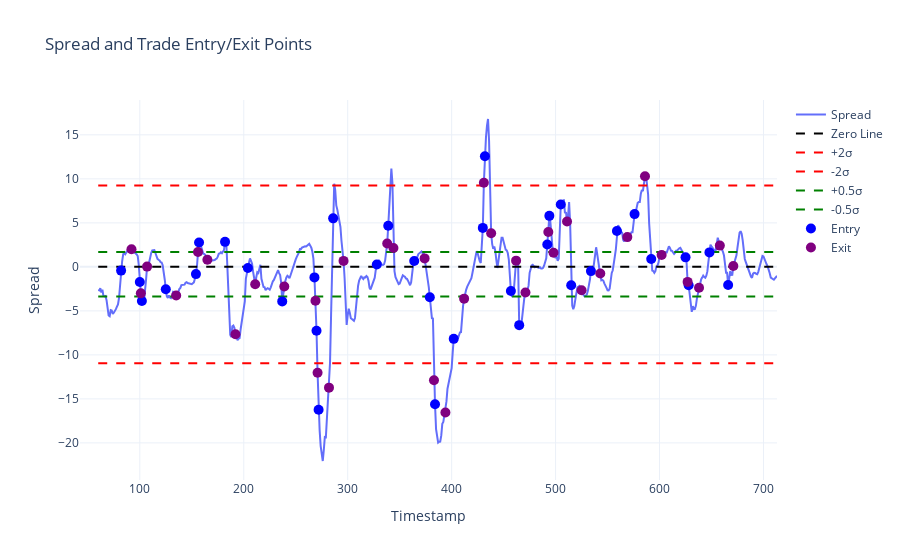

Notebook cell for this chart:
### Code cell
# Step-by-step trade logic
df = trade_df.copy()
df["position"] = 0  # 1: long spread, -1: short spread
df["trade_entry"] = False
df["trade_exit"] = False
df["pnl"] = 0.0

in_position = False
position_type = 0
entry_index = None
entry_spread = None

for i in range(len(df)):
    z = df["z_score"].iloc[i]
    spread = df["spread"].iloc[i]

    if not in_position:
        if z > 2:
            df.at[df.index[i], "position"] = -1
            df.at[df.index[i], "trade_entry"] = True
            in_position = True
            position_type = -1
            entry_index = i
            entry_spread = spread
        elif z < -2:
            df.at[df.index[i], "position"] = 1
            df.at[df.index[i], "trade_entry"] = True
            in_position = True
            position_type = 1
            entry_index = i
            entry_spread = spread
    else:
        stop_loss_triggered = (z > 3 and position_type == -1) or (z < -3 and position_type == 1)
        mean_reversion_triggered = abs(z) < 0.5
        timeout_triggered = i - entry_index >= 10

        if stop_loss_triggered or mean_reversion_triggered or timeout_triggered:
            df.at[df.index[i], "position"] = 0
            df.at[df.index[i], "trade_exit"] = True
            pnl = -(spread - entry_spread)
            df.at[df.index[i], "pnl"] = pnl
            in_position = False
            position_type = 0
            entry_index = None
            entry_spread = None
        else:
            df.at[df.index[i], "position"] = position_type

# Assuming 'df' is your DataFrame from the previous cell containing the computed spread, trade_entry, and trade_exit columns
spread_mean = df["spread"].mean()
spread_std = df["spread"].std()
fig = go.Figure()
# Plot the spread line
fig.add_trace(go.Scatter(x=df.index, y=df["spread"], mode="lines", name="Spread"))
# Plot horizontal lines: zero, ±2σ, and ±0.5σ
fig.add_trace(go.Scatter(x=[df.index[0], df.index[-1]], y=[0, 0], mode="lines", name="Zero Line", line=dict(dash="dash", color="black")))
fig.add_trace(go.Scatter(x=[df.index[0], df.index[-1]], y=[spread_mean + 2 * spread_std, spread_mean + 2 * spread_std], mode="lines", name="+2σ", line=dict(dash="dash", color="red")))
fig.add_trace(go.Scatter(x=[df.index[0], df.index[-1]], y=[spread_mean - 2 * spread_std, spread_mean - 2 * spread_std], mode="lines", name="-2σ", line=dict(dash="dash", color="red")))
fig.add_trace(go.Scatter(x=[df.index[0], df.index[-1]], y=[spread_mean + 0.5 * spread_std, spread_mean + 0.5 * spread_std], mode="lines", name="+0.5σ", line=dict(dash="dash", color="green")))
fig.add_trace(go.Scatter(x=[df.index[0], df.index[-1]], y=[spread_mean - 0.5 * spread_std, spread_mean - 0.5 * spread_std], mode="lines", name="-0.5σ", line=dict(dash="dash", color="green")))
# Scatter markers for trade entries and exits
entries_df = df[df["trade_entry"]]
exits_df = df[df["trade_exit"]]
fig.add_trace(go.Scatter(x=entries_df.index, y=entries_df["spread"], mode="markers", name="Entry", marker=dict(color="blue", size=10)))
fig.add_trace(go.Scatter(x=exits_df.index, y=exits_df["spread"], mode="markers", name="Exit", marker=dict(color="purple", size=10)))
fig.update_layout(title="Spread and Trade Entry/Exit Points", xaxis_title="Timestamp", yaxis_title="Spread", template="plotly_white")
fig.show()
fig.write_html('html_plot/spread.html')

### Figure 1 — Plotly figure (JSON) as saved in the notebook; plotly's stock layout.template omitted (floating-point values rounded to 4 significant figures; data arrays with more than 128 entries replaced by an {"elided": "..."} marker saying what was removed)
{"data": [{"mode": "lines", "name": "Spread", "type": "scatter", "x": {"elided": "654 int values"}, "y": {"elided": "654 float values"}}, {"line": {"color": "black", "dash": "dash"}, "mode": "lines", "name": "Zero Line", "type": "scatter", "x": [60, 713], "y": [0, 0]}, {"line": {"color": "red", "dash": "dash"}, "mode": "lines", "name": "+2σ", "type": "scatter", "x": [60, 713], "y": [9.251, 9.251]}, {"line": {"color": "red", "dash": "dash"}, "mode": "lines", "name": "-2σ", "type": "scatter", "x": [60, 713], "y": [-10.94, -10.94]}, {"line": {"color": "green", "dash": "dash"}, "mode": "lines", "name": "+0.5σ", "type": "scatter", "x": [60, 713], "y": [1.68, 1.68]}, {"line": {"color": "green", "dash": "dash"}, "mode": "lines", "name": "-0.5σ", "type": "scatter", "x": [60, 713], "y": [-3.368, -3.368]}, {"marker": {"color": "blue", "size": 10}, "mode": "markers", "name": "Entry", "type": "scatter", "x": [82, 100, 102, 125, 154, 157, 182, 204, 237, 268, 270, 272, 286, 328, 339, 364, 379, 384, 402, 430, 432, 457, 465, 492, 494, 505, 515, 534, 559, 576, 592, 625, 628, 648, 666], "y": [-0.4264, -1.729, -3.884, -2.535, -0.8207, 2.767, 2.842, -0.1235, -3.923, -1.197, -7.268, -16.23, 5.51, 0.2753, 4.662, 0.6601, -3.451, -15.61, -8.181, 4.426, 12.56, -2.748, -6.62, 2.534, 5.796, 7.084, -2.097, -0.482, 4.084, 5.996, 0.8866, 1.079, -2.082, 1.645, -2.056]}, {"marker": {"color": "purple", "size": 10}, "mode": "markers", "name": "Exit", "type": "scatter", "x": [92, 101, 107, 135, 156, 165, 192, 211, 239, 269, 271, 282, 296, 338, 344, 374, 383, 394, 412, 431, 438, 462, 471, 493, 498, 511, 525, 543, 569, 586, 602, 627, 638, 658, 671], "y": [2.009, -3.008, 0.02817, -3.245, 1.681, 0.8135, -7.65, -1.979, -2.235, -3.852, -12.03, -13.72, 0.68, 2.662, 2.134, 0.9636, -12.89, -16.54, -3.611, 9.552, 3.817, 0.7065, -2.91, 3.967, 1.606, 5.161, -2.657, -0.7558, 3.382, 10.3, 1.35, -1.706, -2.367, 2.416, 0.1046]}], "layout": {"title": {"text": "Spread and Trade Entry/Exit Points"}, "xaxis": {"title": {"text": "Timestamp"}}, "yaxis": {"title": {"text": "Spread"}}}}
